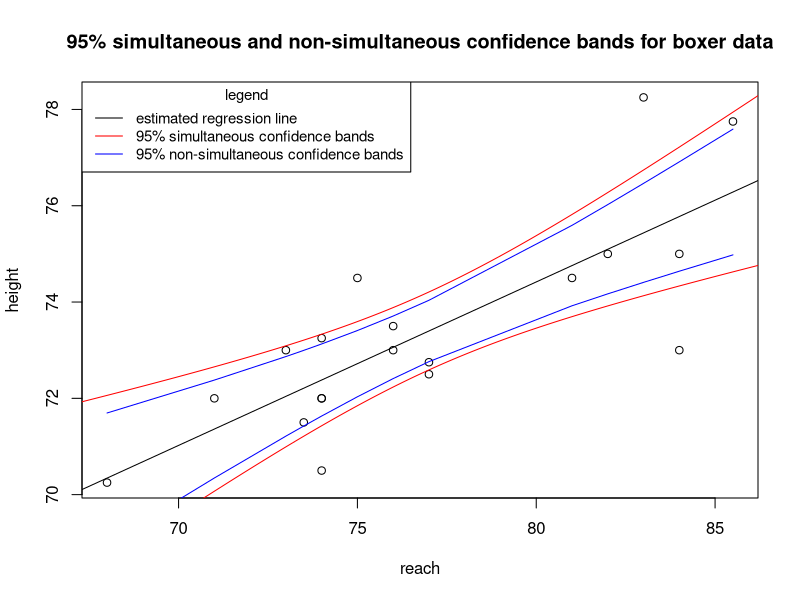

This chart was generated by the following R code:
## ---- chunk 1
knitr::opts_chunk$set(echo = TRUE)
## ---- chunk 2
rm(list = ls()) 

n = 1000
data <- read.csv("boxers.csv", header = TRUE, sep = ",")

poi <- seq(65, 90, length.out = 1000)

x = data$reach
y = data$height

model = lm(y ~ x)
predictions <- predict(model, interval = "confidence", level = 0.95)

row1 <- rep(1, 19)

X1 <- rbind(row1, data$reach)
X1 = t(X1)

L <- solve(t(X1) %*% X1)

y_hat = fitted(model)
e = y - y_hat
s = sqrt(sum(e^2) / (19 - 2))
s_y = rep(0,1000)
for (i in 1:1000) {
  xx = matrix(c(1,poi[i]),nrow = 2)
  value <- qf(0.95, df1=2, df2=17, lower.tail=TRUE)
  s_y[i] = s * sqrt(2 * t(xx) %*% L %*% xx * value)
}
newy = rep(0,1000)
for (i in 1:1000) {
  newy[i] = model$coefficients[2]*poi[i] + model$coefficients[1]
}

y_lower = newy - s_y
y_upper = newy + s_y

plot(x, y, main = '95% simultaneous and non-simultaneous confidence bands for boxer data', 
     xlab = 'reach',
     ylab = 'height')
abline(a = model$coefficients[1], b = model$coefficients[2], col='black') 
lines(poi, y_lower, col='red', lty = 1)
lines(poi, y_upper, col='red', lty = 1)
lines(sort(x), sort(predictions[, 2]), col='blue', lty = 1)
lines(sort(x), sort(predictions[, 3]), col='blue', lty = 1)
legend("topleft", 
       cex = 0.9,
       title = "legend",
       legend=c("estimated regression line", "95% simultaneous confidence bands", "95% non-simultaneous confidence bands"), 
       col=c("black", "red", "blue"), 
       lty = c(1, 1, 1))

